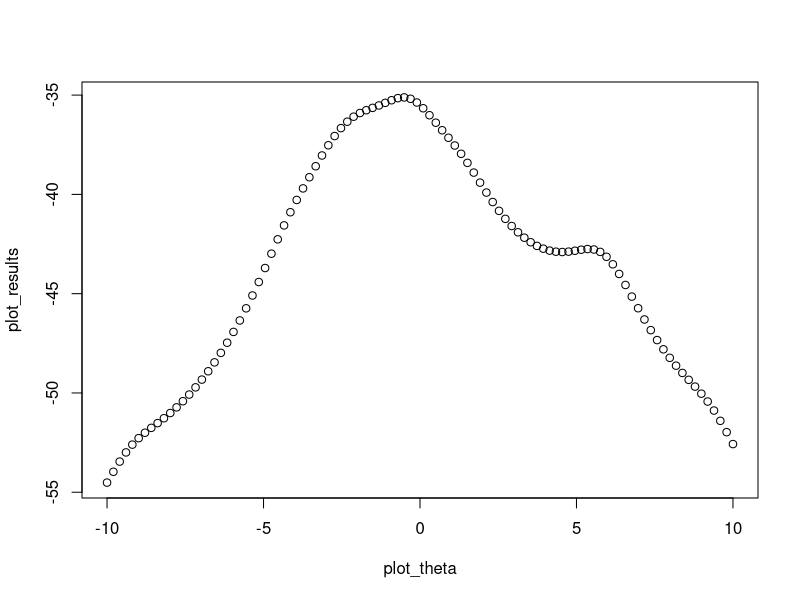

Write R code to recreate this figure.
# Problem 2.1

# The following data are an i.i.d. sample from a Cauchy(\theta, 1) distribution.
# `c(1.77, -0.23, 2.76, 3.80, 3.47, 56.75, -1.34, 4.24, -2.44, 3.29, 3.71, -2.40,
#    4.53, -0.07, -1.05, -13.87, -2.53, -1.75, 0.27, 43.21)`

# A note for myself, gamma (the scale parameter) is set to 1.


## 2.1a

### Graph the log-likelihood function.

# The log-likelihood function for an i.i.d. Cauchy random sample is:

log_lik = function(x, theta) {
  # x := nx1 vector
  # theta := scalar
  n = length(x)
  out = -n*log(pi) - sum(log(1 + (x - theta)^2))
  return(out)
}

plot_results = c()
plot_theta = seq(-10, 10, length.out=100)
plot_x = runif(10,-10,10)
for (i in 1:length(plot_theta)) {
  plot_results = c(plot_results, log_lik(plot_x, plot_theta[i]))
}

plot(plot_theta, plot_results)
